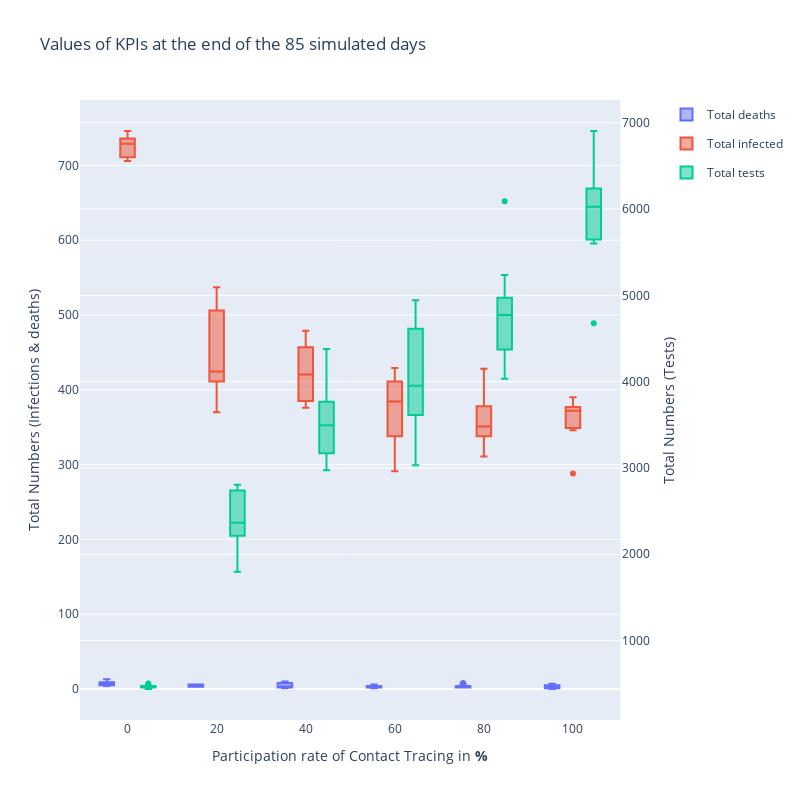

The cell this chart's notebook holds for it:
### Markdown cell above
## Generating interactive Plots

### Code cell
fig = make_subplots(specs=[[{"secondary_y": True}]])

fig.add_trace(go.Box(x=df_10["participation"], y=df_10['Death count'],
                         name = 'Total deaths',
                       legendgroup='Total deaths'))
fig.add_trace(go.Box(x=df_10["participation"], y=df_10['Total infected'],
             name = 'Total infected',
                       legendgroup='Total infected'))

fig.add_trace(go.Box(x=df_10["participation"], y=df_10['Total tests'],
              name = 'Total tests', 
                       legendgroup='Total tests'),
             secondary_y = True)
fig.update_layout(title_text = "Values of KPIs at the end of the 85 simulated days")
fig.update_layout(boxmode='group')
fig.update_yaxes(title_text= "Total Numbers (Infections & deaths)", secondary_y=False)
fig.update_yaxes(title_text= "Total Numbers (Tests)", secondary_y=True)
fig.update_xaxes(title_text="Participation rate of Contact Tracing in <b>%</b> ")
fig.update_layout(
    autosize=False,
    width=800,
    height=800
)
fig.show()
# fig.write_html("plots/Total_KPIs_Box.html")

### Figure 1 — Plotly figure (JSON) as saved in the notebook; plotly's stock layout.template omitted (floating-point values rounded to 4 significant figures)
{"data": [{"legendgroup": "Total deaths", "name": "Total deaths", "type": "box", "x": [0, 0, 0, 0, 0, 0, 0, 0, 0, 0, 20, 20, 20, 20, 20, 20, 20, 20, 20, 20, 40, 40, 40, 40, 40, 40, 40, 40, 40, 40, 60, 60, 60, 60, 60, 60, 60, 60, 60, 60, 80, 80, 80, 80, 80, 80, 80, 80, 80, 80, 100, 100, 100, 100, 100, 100, 100, 100, 100, 100], "y": [4, 13, 8, 5, 9, 11, 9, 9, 5, 6, 6, 4, 3, 6, 5, 6, 5, 3, 5, 3, 2, 8, 1, 10, 9, 2, 7, 2, 4, 2, 4, 3, 3, 5, 1, 6, 4, 2, 2, 2, 2, 4, 8, 2, 7, 3, 3, 2, 2, 2, 0, 7, 0, 3, 4, 5, 6, 1, 5, 4]}, {"legendgroup": "Total infected", "name": "Total infected", "type": "box", "x": [0, 0, 0, 0, 0, 0, 0, 0, 0, 0, 20, 20, 20, 20, 20, 20, 20, 20, 20, 20, 40, 40, 40, 40, 40, 40, 40, 40, 40, 40, 60, 60, 60, 60, 60, 60, 60, 60, 60, 60, 80, 80, 80, 80, 80, 80, 80, 80, 80, 80, 100, 100, 100, 100, 100, 100, 100, 100, 100, 100], "y": [706, 727, 711, 710, 734, 739, 731, 721, 736, 746, 419, 527, 370, 537, 506, 477, 426, 411, 423, 409, 418, 479, 379, 455, 479, 405, 376, 385, 457, 423, 411, 291, 379, 353, 390, 392, 429, 418, 338, 318, 311, 382, 338, 362, 332, 428, 348, 346, 378, 354, 365, 372, 288, 378, 349, 372, 346, 377, 377, 390]}, {"legendgroup": "Total tests", "name": "Total tests", "type": "box", "x": [0, 0, 0, 0, 0, 0, 0, 0, 0, 0, 20, 20, 20, 20, 20, 20, 20, 20, 20, 20, 40, 40, 40, 40, 40, 40, 40, 40, 40, 40, 60, 60, 60, 60, 60, 60, 60, 60, 60, 60, 80, 80, 80, 80, 80, 80, 80, 80, 80, 80, 100, 100, 100, 100, 100, 100, 100, 100, 100, 100], "xaxis": "x", "y": [457, 453, 463, 475, 504, 439, 458, 480, 460, 474, 2185, 2739, 1798, 2807, 2803, 2661, 2253, 2244, 2480, 2216, 3493, 3945, 3172, 3769, 4378, 3056, 2974, 3238, 3616, 3500, 4720, 3033, 3615, 3973, 4613, 3934, 4945, 4316, 3351, 3829, 4034, 5237, 4699, 4935, 4322, 6091, 4372, 4747, 4972, 4799, 5716, 6905, 4678, 5647, 6157, 6078, 5978, 6240, 5601, 6765], "yaxis": "y2"}], "layout": {"autosize": false, "boxmode": "group", "height": 800, "title": {"text": "Values of KPIs at the end of the 85 simulated days"}, "width": 800, "xaxis": {"anchor": "y", "domain": [0, 0.94], "title": {"text": "Participation rate of Contact Tracing in <b>%</b> "}}, "yaxis": {"anchor": "x", "domain": [0, 1], "title": {"text": "Total Numbers (Infections & deaths)"}}, "yaxis2": {"anchor": "x", "overlaying": "y", "side": "right", "title": {"text": "Total Numbers (Tests)"}}}}
